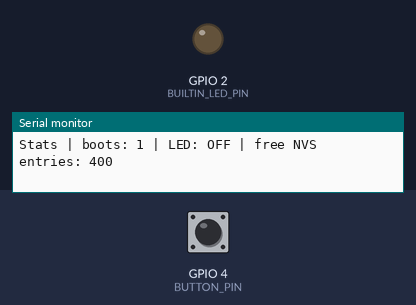
Recording of a program running on a simulated ESP32. Parts: output pins drawn as LEDs (lit = HIGH), the last lines printed to the serial monitor. The inputs (shaded band) are chosen by the test bench; at power-on: GPIO 4 (BUTTON_PIN) HIGH. EEPROM starts erased.

Above: at 1.2 s.
1.3 s: GPIO 4 (BUTTON_PIN) pulled LOW for 0.15 s
At 2.4 s:
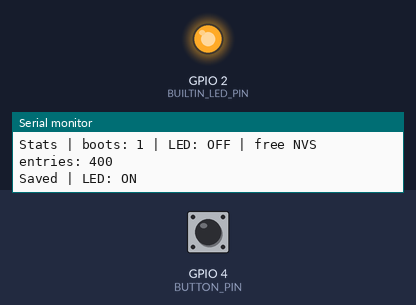
4.4 s: GPIO 4 (BUTTON_PIN) pulled LOW for 1 s
At 4.8 s:
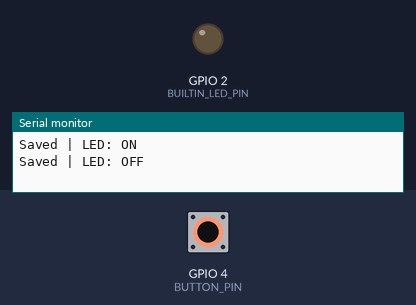
6.9 s: GPIO 4 (BUTTON_PIN) pulled LOW for 3.2 s
At 7.9 s:
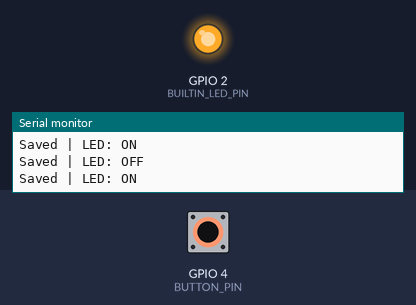
Timing chart, 0 to 9.9 s (numbered marks = the images above; inputs shaded):
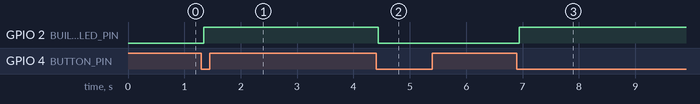

Measured:
- after the input at 1.3 s, GPIO 2 (BUILTIN_LED_PIN): LOW → HIGH at once
- after the input at 4.4 s, GPIO 2 (BUILTIN_LED_PIN): HIGH → LOW at once
- after the input at 6.9 s, GPIO 2 (BUILTIN_LED_PIN): LOW → HIGH at once

The program:

main.cpp
```cpp
// (licence header left out)
#include <Arduino.h>
#include <Preferences.h>

namespace {
constexpr uint8_t BUTTON_PIN = 4;             // NanoKit Pin 10, GPIO4. General GPIO with an internal pull-up, so the button needs no external resistor.
constexpr uint8_t BUILTIN_LED_PIN = 2;        // NanoKit Pin 17, GPIO2. The onboard LED shows the saved state, so the example needs only the button wired.
constexpr uint32_t SERIAL_BAUD = 115200;      // Standard NanoKit Serial Monitor speed.
constexpr uint32_t DEBOUNCE_MS = 40;          // Mechanical contacts bounce for a few milliseconds; 40 ms hides every bounce without feeling slow.
constexpr size_t COMMAND_MAX_LENGTH = 15;     // Longest Serial command we accept; "clear" and "stats" fit with room to spare.
constexpr const char *NVS_NAMESPACE = "nanokit"; // Namespace: a drawer inside NVS that keeps this example's keys apart from other firmware. Max 15 characters.
constexpr const char *KEY_BOOTS = "boots";    // Key names are limited to 15 characters too.
constexpr const char *KEY_LED = "led";

Preferences prefs;                            // Handle to the open namespace; stays open for the whole program.
bool ledOn = false;                           // The state we want the LED to show; restored from flash at boot, toggled by each press.
uint32_t bootCount = 0;                       // How many times the board has started since the namespace was last cleared.
int stableButtonLevel = HIGH;                 // Last level that survived debouncing. HIGH means released because of the pull-up.
int lastRawLevel = HIGH;                      // Most recent raw reading, used to detect when the signal starts changing.
uint32_t lastChangeMs = 0;                    // Timestamp of the last raw change, which starts the debounce window.
char commandBuffer[COMMAND_MAX_LENGTH + 1];   // Characters typed so far, plus room for the terminating '\0'.
size_t commandLength = 0;

void applyLedState() {
  digitalWrite(BUILTIN_LED_PIN, ledOn ? HIGH : LOW);
}

void printStats() {
  Serial.print("Stats | boots: ");
  Serial.print(bootCount);
  Serial.print(" | LED: ");
  Serial.print(ledOn ? "ON" : "OFF");
  Serial.print(" | free NVS entries: ");
  Serial.println(prefs.freeEntries());        // How many more key/value pairs the NVS partition can hold; it only matters for big projects.
}

void saveLedState() {
  prefs.putBool(KEY_LED, ledOn);              // One flash write per press. Flash wears out after many writes, so this must never run every loop.
  Serial.print("Saved | LED: ");
  Serial.println(ledOn ? "ON" : "OFF");
}

void updateButton() {
  const int rawLevel = digitalRead(BUTTON_PIN);
  const uint32_t nowMs = millis();
  if (rawLevel != lastRawLevel) {             // The signal moved: either a real press/release or a bounce.
    lastRawLevel = rawLevel;
    lastChangeMs = nowMs;                     // Restart the debounce window; the level must now stay stable.
  }
  const bool stableLongEnough = (nowMs - lastChangeMs) >= DEBOUNCE_MS;
  if (stableLongEnough && rawLevel != stableButtonLevel) {
    stableButtonLevel = rawLevel;             // Commit the debounced level.
    if (stableButtonLevel == LOW) {           // Press edge only: holding the button toggles once, not continuously.
      ledOn = !ledOn;
      applyLedState();
      saveLedState();                         // Save right away, so a reset one second later still finds the new state.
    }
  }
}

void handleCommand(const char *line) {
  if (strcmp(line, "clear") == 0) {
    prefs.clear();                            // Erases every key in the "nanokit" namespace; keys of other namespaces are untouched.
    prefs.end();                              // Close the handle cleanly before the reset.
    Serial.println("Namespace cleared. Rebooting; the boot counter restarts at 1.");
    Serial.flush();                           // Let the message leave the UART before the chip restarts.
    ESP.restart();
  } else if (strcmp(line, "stats") == 0) {
    printStats();
  } else {
    Serial.println("Unknown command. Type 'stats' or 'clear'.");
  }
}

void readSerialCommands() {
  while (Serial.available() > 0) {
    const char c = static_cast<char>(Serial.read());
    if (c == '\n' || c == '\r') {             // End of line: the Serial Monitor sends this when you press Enter.
      if (commandLength > 0) {
        commandBuffer[commandLength] = '\0';  // Turn the collected characters into a C string.
        handleCommand(commandBuffer);
        commandLength = 0;                    // Start collecting the next command.
      }
    } else if (commandLength < COMMAND_MAX_LENGTH) {
      commandBuffer[commandLength++] = c;     // Extra characters beyond the limit are dropped, so the buffer can never overflow.
    }
  }
}
} // namespace

void setup() {
  Serial.begin(SERIAL_BAUD);
  pinMode(BUTTON_PIN, INPUT_PULLUP);          // The internal pull-up holds GPIO4 HIGH until the button connects it to GND.
  pinMode(BUILTIN_LED_PIN, OUTPUT);

  prefs.begin(NVS_NAMESPACE, false);          // false = read-write. The namespace is created the first time it is opened.
  bootCount = prefs.getUInt(KEY_BOOTS, 0) + 1; // Default 0 on a fresh chip, so the very first boot is number 1.
  prefs.putUInt(KEY_BOOTS, bootCount);        // One write per boot: the only write in this program not caused by a button press.
  ledOn = prefs.getBool(KEY_LED, false);      // Restore the LED exactly as it was before the reset or power loss.
  applyLedState();

  Serial.println("NanoKit Preferences flash storage example ready.");
  Serial.println("Button: NanoKit Pin 10 / GPIO4 (to GND). LED: onboard, NanoKit Pin 17 / GPIO2.");
  Serial.println("Press the button to toggle and save the LED. Serial commands: stats, clear.");
  printStats();
}

void loop() {
  updateButton();                             // Non-blocking debounce; writes to flash only on a confirmed press.
  readSerialCommands();                       // Collects typed characters without ever waiting for them.
}
```
